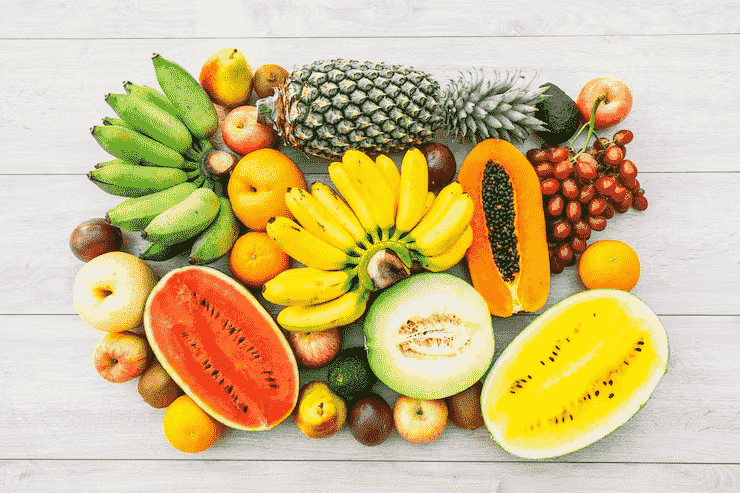
#> input picture ML_Assignments/Preyash/image.png, 740 x 493 px
$ jupyter execute --allow-errors Preyash.ipynb
#> lines starting #> are read from the running program, lines starting #| are printed output that depends on the picture; after the words box and inside, x2 and y2 are one past the last pixel; in counts of white or black regions, pixels touching at a corner belong together
# Section A

# Image Processing Basics

<b>q1</b>

[cell 1]
import cv2
import numpy as np

[cell 2]
img=cv2.imread('image.png',)
#> img is the input picture: shape (493, 740, 3); mean B, G, R 137.4, 187.9, 207.9
gray=cv2.cvtColor(img,cv2.COLOR_BGR2GRAY)
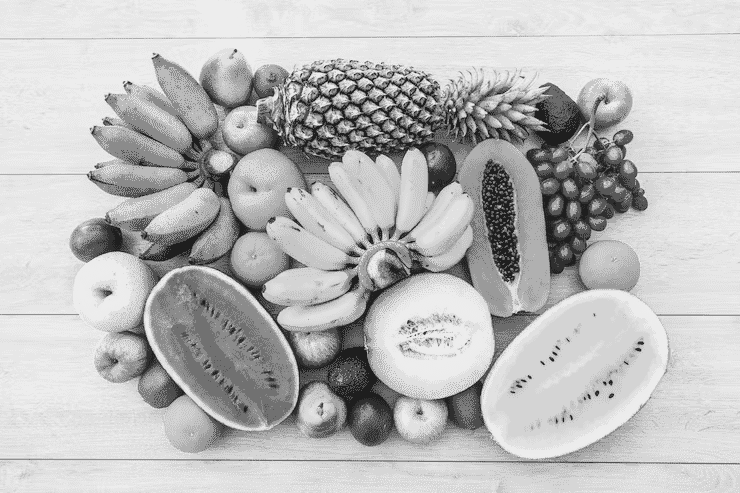
#> gray: shape (493, 740); min 30, max 237, mean 188
blur=cv2.GaussianBlur(gray,(5,5),0)
edges=cv2.Canny(blur,100,200)
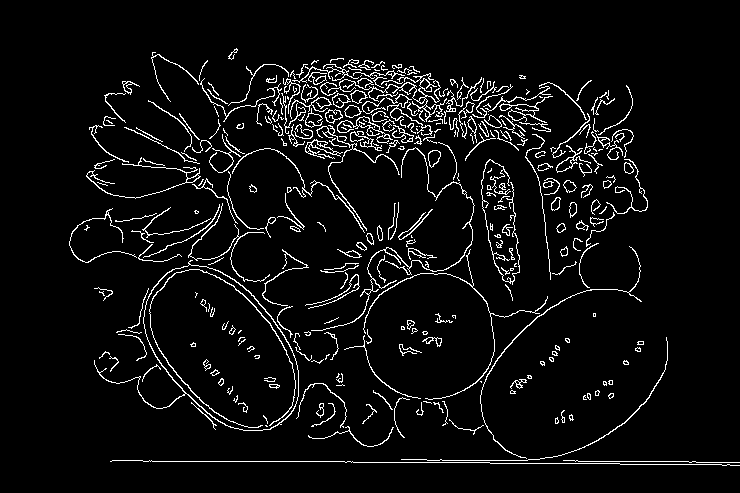
#> edges: shape (493, 740); 5.4% white in thin lines or dots, all inside (x1, y1, x2, y2) = (69, 48, 740, 466)

[cell 3]
cv2.imshow("Original Image", img)
cv2.imshow("Gray Image", gray)
cv2.imshow("Gausian Blur Image", blur)
cv2.imshow("Canny Edges", edges)
cv2.waitKey(0)
cv2.destroyAllWindows()

<b>q2</b>

[cell 4]
rotation=cv2.rotate(img,cv2.ROTATE_90_CLOCKWISE)
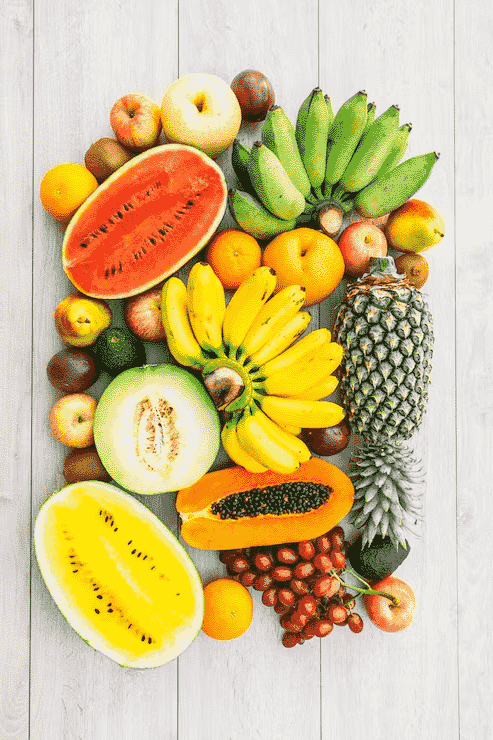
#> rotation: shape (740, 493, 3); mean B, G, R 137.4, 187.9, 207.9
scaling=cv2.resize(img,(500,250))
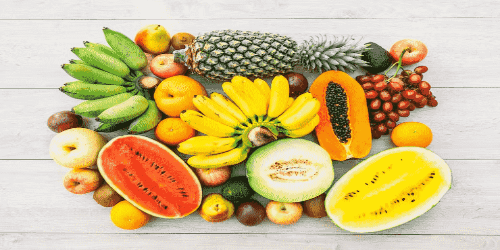
#> scaling: shape (250, 500, 3); mean B, G, R 137.3, 187.8, 207.8
flipping=cv2.flip(img,0)
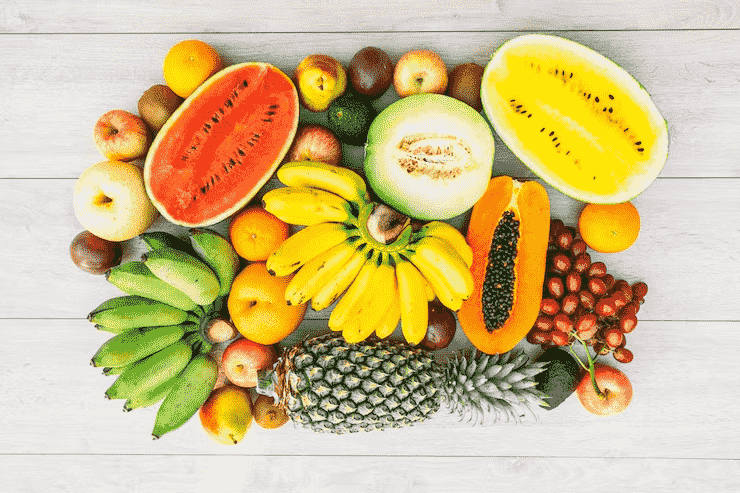
#> flipping: shape (493, 740, 3); mean B, G, R 137.4, 187.9, 207.9
